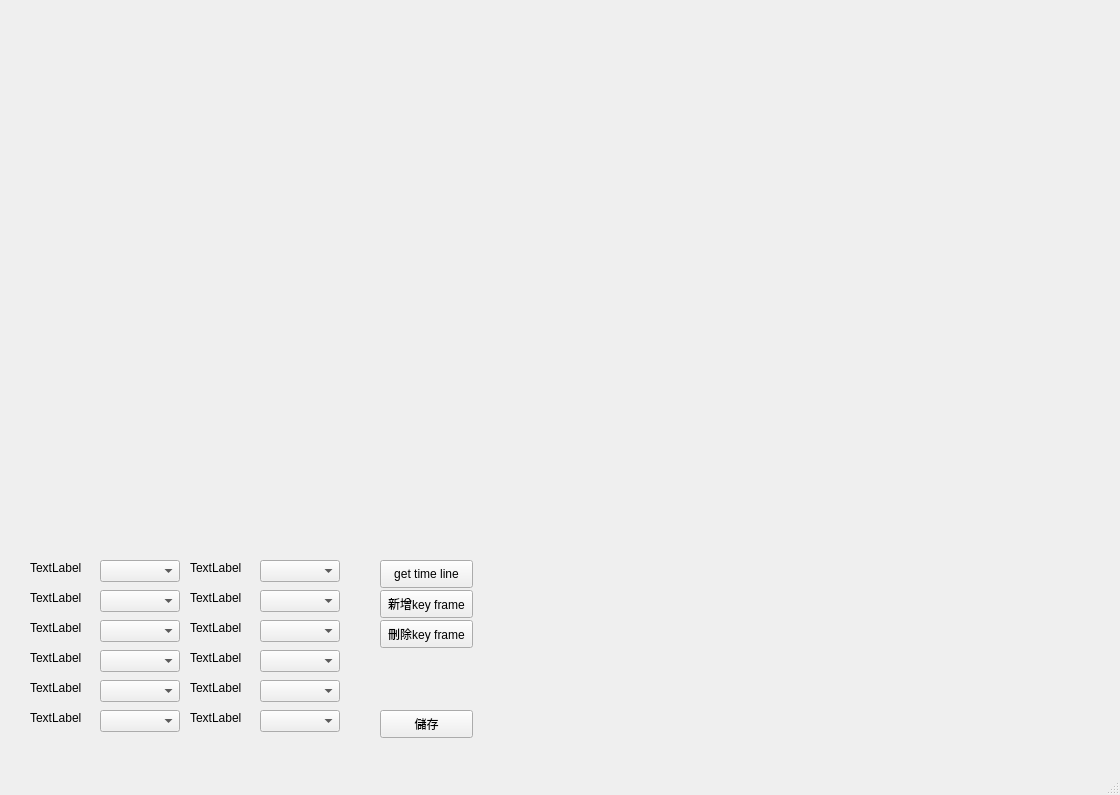
<?xml version="1.0" encoding="UTF-8"?>
<ui version="4.0">
 <class>MainWindow</class>
 <widget class="QMainWindow" name="MainWindow">
  <property name="geometry">
   <rect>
    <x>0</x>
    <y>0</y>
    <width>1120</width>
    <height>795</height>
   </rect>
  </property>
  <property name="windowTitle">
   <string>MainWindow</string>
  </property>
  <widget class="QWidget" name="centralwidget">
   <widget class="QComboBox" name="comboBox">
    <property name="geometry">
     <rect>
      <x>100</x>
      <y>560</y>
      <width>80</width>
      <height>22</height>
     </rect>
    </property>
   </widget>
   <widget class="QComboBox" name="comboBox_2">
    <property name="geometry">
     <rect>
      <x>100</x>
      <y>590</y>
      <width>80</width>
      <height>22</height>
     </rect>
    </property>
   </widget>
   <widget class="QLabel" name="label">
    <property name="geometry">
     <rect>
      <x>30</x>
      <y>560</y>
      <width>58</width>
      <height>15</height>
     </rect>
    </property>
    <property name="text">
     <string>TextLabel</string>
    </property>
   </widget>
   <widget class="QLabel" name="label_2">
    <property name="geometry">
     <rect>
      <x>30</x>
      <y>590</y>
      <width>58</width>
      <height>15</height>
     </rect>
    </property>
    <property name="text">
     <string>TextLabel</string>
    </property>
   </widget>
   <widget class="QComboBox" name="comboBox_3">
    <property name="geometry">
     <rect>
      <x>100</x>
      <y>650</y>
      <width>80</width>
      <height>22</height>
     </rect>
    </property>
   </widget>
   <widget class="QLabel" name="label_3">
    <property name="geometry">
     <rect>
      <x>30</x>
      <y>620</y>
      <width>58</width>
      <height>15</height>
     </rect>
    </property>
    <property name="text">
     <string>TextLabel</string>
    </property>
   </widget>
   <widget class="QLabel" name="label_4">
    <property name="geometry">
     <rect>
      <x>30</x>
      <y>650</y>
      <width>58</width>
      <height>15</height>
     </rect>
    </property>
    <property name="text">
     <string>TextLabel</string>
    </property>
   </widget>
   <widget class="QComboBox" name="comboBox_4">
    <property name="geometry">
     <rect>
      <x>100</x>
      <y>620</y>
      <width>80</width>
      <height>22</height>
     </rect>
    </property>
   </widget>
   <widget class="QComboBox" name="comboBox_6">
    <property name="geometry">
     <rect>
      <x>100</x>
      <y>710</y>
      <width>80</width>
      <height>22</height>
     </rect>
    </property>
   </widget>
   <widget class="QLabel" name="label_5">
    <property name="geometry">
     <rect>
      <x>30</x>
      <y>680</y>
      <width>58</width>
      <height>15</height>
     </rect>
    </property>
    <property name="text">
     <string>TextLabel</string>
    </property>
   </widget>
   <widget class="QLabel" name="label_8">
    <property name="geometry">
     <rect>
      <x>30</x>
      <y>710</y>
      <width>58</width>
      <height>15</height>
     </rect>
    </property>
    <property name="text">
     <string>TextLabel</string>
    </property>
   </widget>
   <widget class="QComboBox" name="comboBox_8">
    <property name="geometry">
     <rect>
      <x>100</x>
      <y>680</y>
      <width>80</width>
      <height>22</height>
     </rect>
    </property>
   </widget>
   <widget class="QComboBox" name="comboBox_7">
    <property name="geometry">
     <rect>
      <x>260</x>
      <y>710</y>
      <width>80</width>
      <height>22</height>
     </rect>
    </property>
   </widget>
   <widget class="QComboBox" name="comboBox_5">
    <property name="geometry">
     <rect>
      <x>260</x>
      <y>590</y>
      <width>80</width>
      <height>22</height>
     </rect>
    </property>
   </widget>
   <widget class="QComboBox" name="comboBox_9">
    <property name="geometry">
     <rect>
      <x>260</x>
      <y>620</y>
      <width>80</width>
      <height>22</height>
     </rect>
    </property>
   </widget>
   <widget class="QLabel" name="label_9">
    <property name="geometry">
     <rect>
      <x>190</x>
      <y>710</y>
      <width>58</width>
      <height>15</height>
     </rect>
    </property>
    <property name="text">
     <string>TextLabel</string>
    </property>
   </widget>
   <widget class="QLabel" name="label_6">
    <property name="geometry">
     <rect>
      <x>190</x>
      <y>560</y>
      <width>58</width>
      <height>15</height>
     </rect>
    </property>
    <property name="text">
     <string>TextLabel</string>
    </property>
   </widget>
   <widget class="QLabel" name="label_7">
    <property name="geometry">
     <rect>
      <x>190</x>
      <y>680</y>
      <width>58</width>
      <height>15</height>
     </rect>
    </property>
    <property name="text">
     <string>TextLabel</string>
    </property>
   </widget>
   <widget class="QLabel" name="label_10">
    <property name="geometry">
     <rect>
      <x>190</x>
      <y>620</y>
      <width>58</width>
      <height>15</height>
     </rect>
    </property>
    <property name="text">
     <string>TextLabel</string>
    </property>
   </widget>
   <widget class="QLabel" name="label_11">
    <property name="geometry">
     <rect>
      <x>190</x>
      <y>650</y>
      <width>58</width>
      <height>15</height>
     </rect>
    </property>
    <property name="text">
     <string>TextLabel</string>
    </property>
   </widget>
   <widget class="QLabel" name="label_12">
    <property name="geometry">
     <rect>
      <x>190</x>
      <y>590</y>
      <width>58</width>
      <height>15</height>
     </rect>
    </property>
    <property name="text">
     <string>TextLabel</string>
    </property>
   </widget>
   <widget class="QComboBox" name="comboBox_10">
    <property name="geometry">
     <rect>
      <x>260</x>
      <y>650</y>
      <width>80</width>
      <height>22</height>
     </rect>
    </property>
   </widget>
   <widget class="QComboBox" name="comboBox_11">
    <property name="geometry">
     <rect>
      <x>260</x>
      <y>680</y>
      <width>80</width>
      <height>22</height>
     </rect>
    </property>
   </widget>
   <widget class="QComboBox" name="comboBox_12">
    <property name="geometry">
     <rect>
      <x>260</x>
      <y>560</y>
      <width>80</width>
      <height>22</height>
     </rect>
    </property>
   </widget>
   <widget class="QPushButton" name="pushButton">
    <property name="geometry">
     <rect>
      <x>380</x>
      <y>710</y>
      <width>93</width>
      <height>28</height>
     </rect>
    </property>
    <property name="text">
     <string>儲存</string>
    </property>
   </widget>
   <widget class="QPushButton" name="pushButton_2">
    <property name="geometry">
     <rect>
      <x>380</x>
      <y>590</y>
      <width>93</width>
      <height>28</height>
     </rect>
    </property>
    <property name="text">
     <string>新增key frame</string>
    </property>
   </widget>
   <widget class="QPushButton" name="pushButton_3">
    <property name="geometry">
     <rect>
      <x>380</x>
      <y>620</y>
      <width>93</width>
      <height>28</height>
     </rect>
    </property>
    <property name="text">
     <string>刪除key frame</string>
    </property>
   </widget>
   <widget class="QPushButton" name="pushButton_4">
    <property name="geometry">
     <rect>
      <x>380</x>
      <y>560</y>
      <width>93</width>
      <height>28</height>
     </rect>
    </property>
    <property name="text">
     <string>get time line</string>
    </property>
   </widget>
  </widget>
  <widget class="QMenuBar" name="menubar">
   <property name="geometry">
    <rect>
     <x>0</x>
     <y>0</y>
     <width>1120</width>
     <height>25</height>
    </rect>
   </property>
  </widget>
  <widget class="QStatusBar" name="statusbar"/>
 </widget>
 <resources/>
 <connections/>
</ui>
